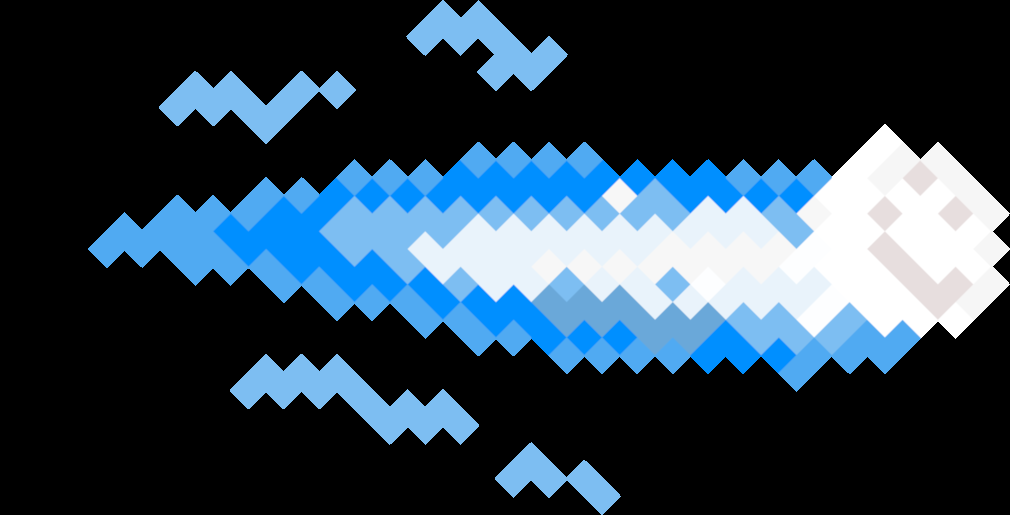
#> input picture images/meteor_1.png, 1010 x 515 px
$ python mpl.py
#> lines starting #> are read from the running program, lines starting #| are printed output that depends on the picture; after the words box and inside, x2 and y2 are one past the last pixel; in counts of white or black regions, pixels touching at a corner belong together
import cv2 as cv
import numpy as np
from matplotlib import pyplot as plt

if __name__ == '__main__':

    img = cv.imread('images/meteor_1.png', 0)
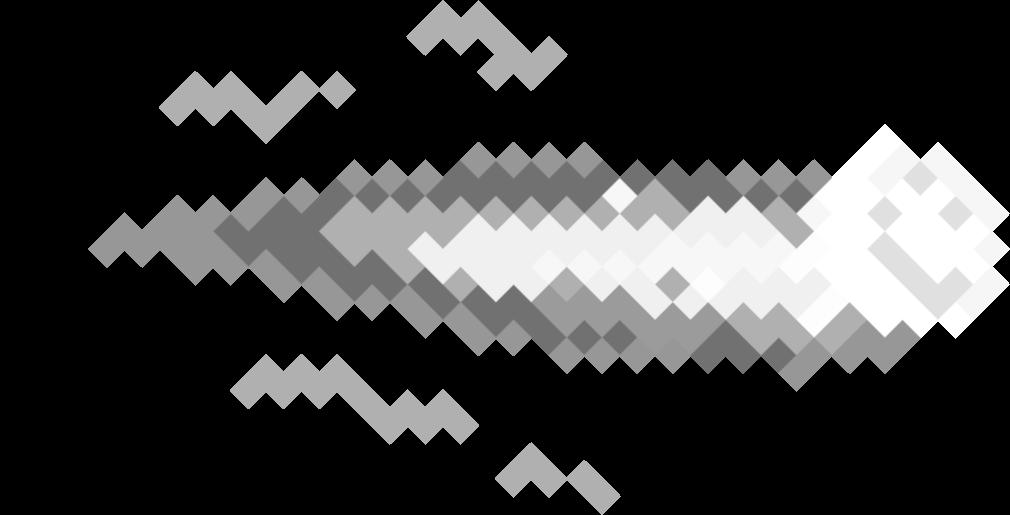
#> img: shape (515, 1010); min 0, max 255, mean 60.1
    ret, thresh1 = cv.threshold(img, 1, 255, cv.THRESH_BINARY)
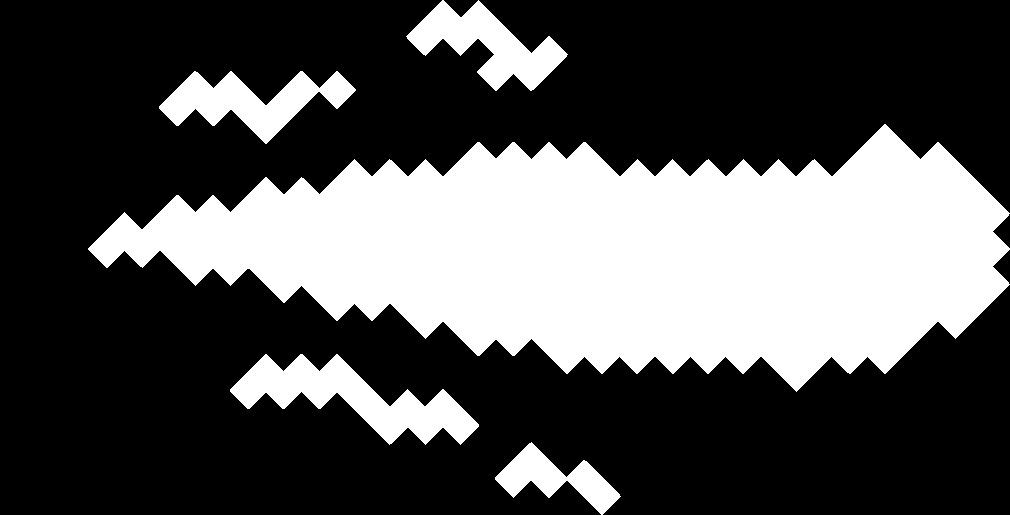
#> thresh1: shape (515, 1010); 32.5% white; 5 white regions, box (x1, y1, x2, y2) and area: (88, 124, 1010, 392) 143959, (230, 354, 479, 445) 9005, (159, 71, 356, 144) 6345, (406, 0, 568, 91) 6256, (495, 442, 621, 515) 3577
    ret, thresh2 = cv.threshold(img, 1, 255, cv.THRESH_BINARY_INV)
    ret, thresh3 = cv.threshold(img, 1, 255, cv.THRESH_TRUNC)
    ret, thresh4 = cv.threshold(img, 1, 255, cv.THRESH_TOZERO)
    ret, thresh5 = cv.threshold(img, 1, 255, cv.THRESH_TOZERO_INV)
#> thresh5: shape (515, 1010); every value is 0
    titles = ['Original Image', 'BINARY', 'BINARY_INV', 'TRUNC', 'TOZERO', 'TOZERO_INV']
    images = [img, thresh1, thresh2, thresh3, thresh4, thresh5]
    for i in range(6):
        plt.subplot(2, 3, i + 1)
        plt.imshow(images[i], 'gray')
        plt.title(titles[i])
        plt.xticks([]), plt.yticks([])
    plt.show()

$ run again, with images/meteor_2.png copied over images/meteor_1.png
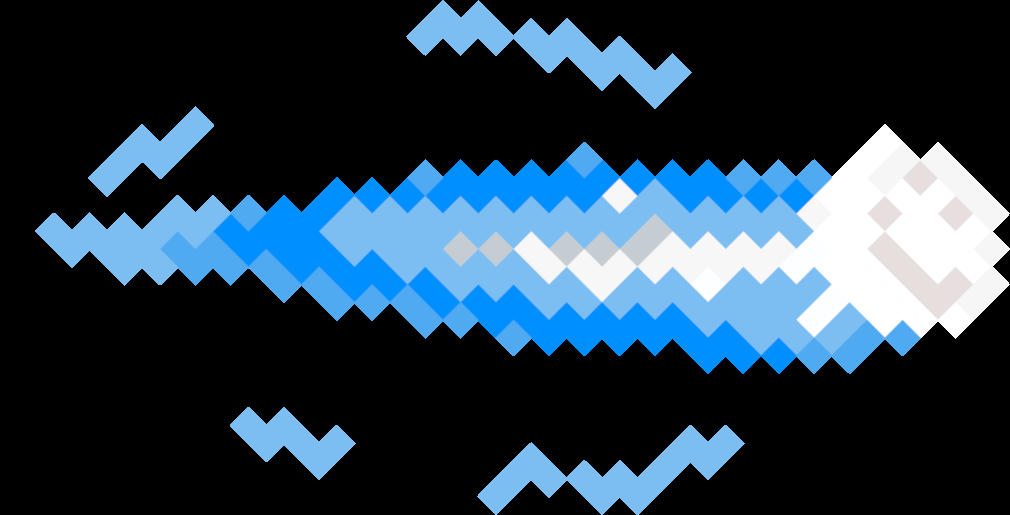
#> input picture images/meteor_2.png, 1010 x 515 px
#> `img = cv.imread('images/meteor_1.png', 0)`:
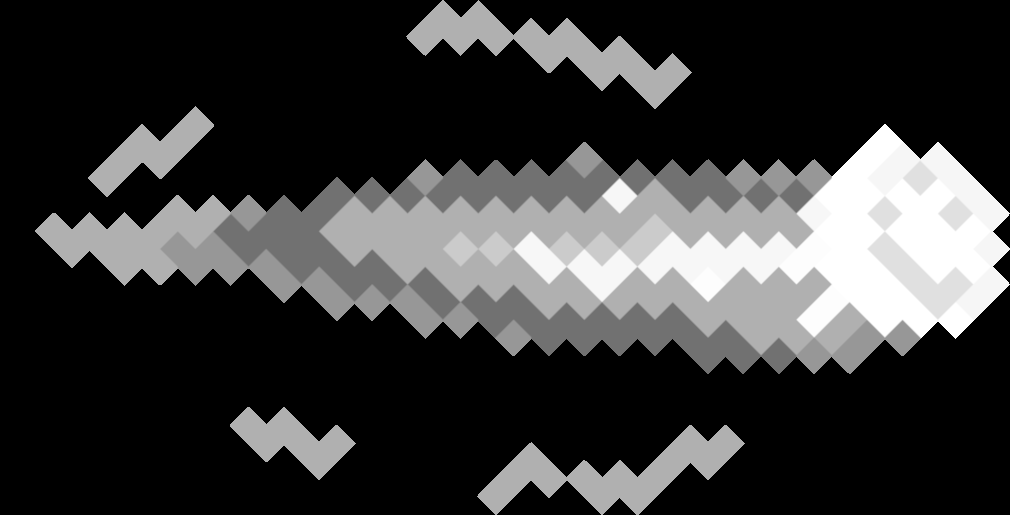
#> img: shape (515, 1010); min 0, max 255, mean 57.2
#> `ret, thresh1 = cv.threshold(img, 1, 255, cv.THRESH_BINARY)`:
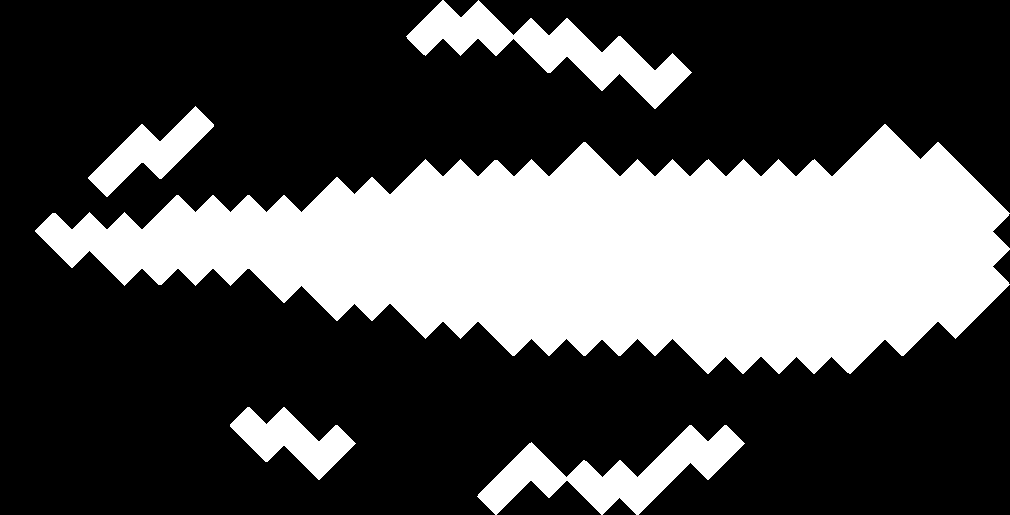
#> thresh1: shape (515, 1010); 31.9% white; 5 white regions, box (x1, y1, x2, y2) and area: (35, 124, 1010, 374) 138533, (406, 0, 692, 109) 9778, (477, 425, 745, 515) 9056, (88, 106, 214, 197) 4193, (230, 407, 356, 480) 4189
#> thresh5: shape (515, 1010); every value is 0
